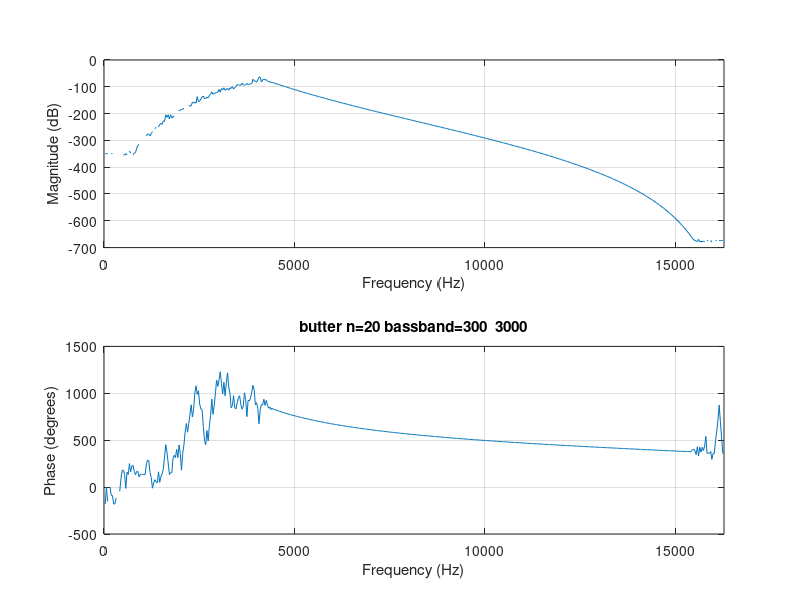

MATLAB code to generate this figure: (Note: this script raises an error after producing the figure.)
%plots frequency response of the bandpass filters used

%== response of existing filter
Fs=32556;
n=20;
bandpass=[300 3000];

[b,a]=butter(n,bandpass/(Fs/2));

figure(2);
freqz(b,a, [], Fs);

title(['butter n=' num2str(n) ' bassband=' num2str(bandpass)]);

%== response of new filter
%load ..
%HdFilt3 is exported from fdatool.
load('contFilt32556_1.mat');
b=HdFilt3.Numerator;
a=HdFilt3.Denominator;

%verify whether the filter is stable
isstable(HdFilt3)

figure(3);
freqz(b,a, [], Fs);
title(['butter 10th order designed 300-4000']);


%save('contFilt32556_1.mat','HdFilt3')


